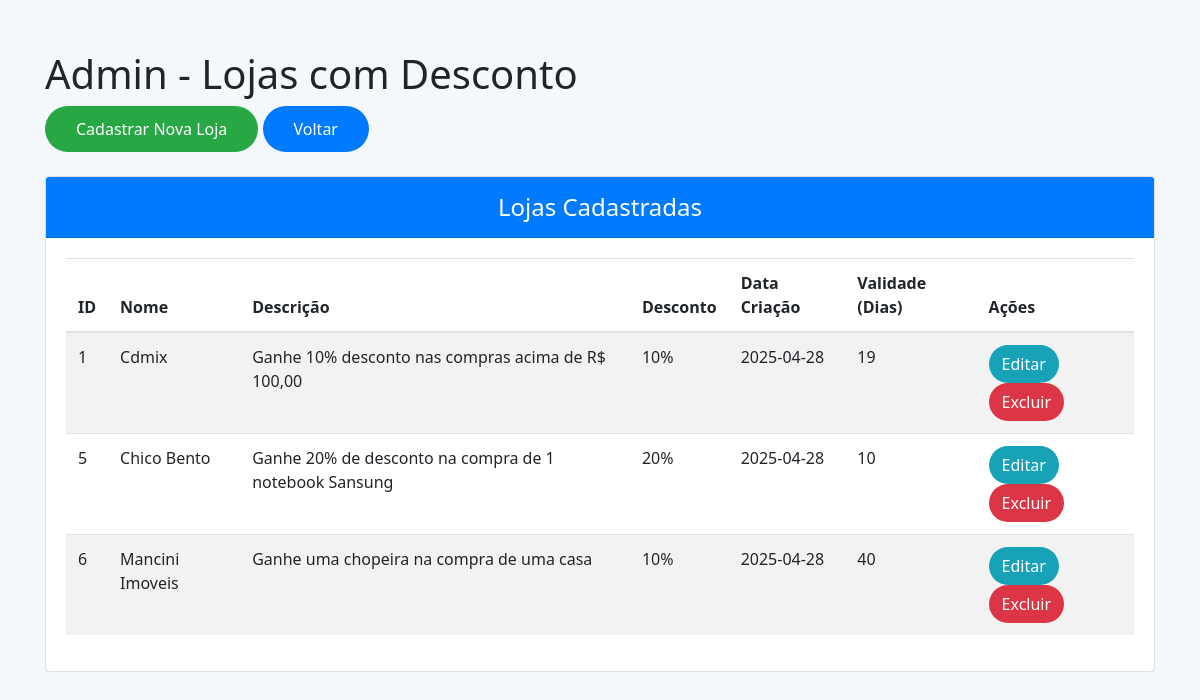
The page /admin on the database its author committed.
### tables this page shows
CREATE TABLE lojas (
            id INTEGER PRIMARY KEY AUTOINCREMENT,
            nome TEXT NOT NULL,
            descricao TEXT NOT NULL,
            latitude REAL NOT NULL,
            longitude REAL NOT NULL,
            desconto INTEGER NOT NULL,
            data_criacao TEXT NOT NULL,
            validade_dias INTEGER NOT NULL
        );

### app.py (the view)
@app.route('/admin')
def admin():
    conn = sqlite3.connect('lojas.db')
    cursor = conn.cursor()
    cursor.execute('SELECT id, nome, descricao, latitude, longitude, desconto, data_criacao, validade_dias FROM lojas')
    lojas = cursor.fetchall()
    conn.close()
    return render_template('admin.html', lojas=lojas)

### templates/admin.html (shortened to what this page needs)
<!DOCTYPE html>
<html lang="pt-br">
<head>
    <link rel="stylesheet" href="https://cdnjs.cloudflare.com/ajax/libs/bootstrap/4.5.2/css/bootstrap.min.css">
</head>
<body>
<div class="container">
    <h1>Admin - Lojas com Desconto</h1>
    <a href="/cadastrar" class="btn btn-custom">Cadastrar Nova Loja</a>
    <a href="/" class="btn btn-back">Voltar</a>
    <div class="card mt-4">
        <div class="card-header">
            Lojas Cadastradas
        </div>
        <div class="card-body">
            {% if lojas %}
            <table class="table table-striped">
                <thead>
                    <tr>
                        <th>ID</th>
                        <th>Nome</th>
                        <th>Descrição</th>
                        <th>Desconto</th>
                        <th>Data Criação</th>
                        <th>Validade (Dias)</th>
                        <th>Ações</th>
                    </tr>
                </thead>
                <tbody>
                    {% for loja in lojas %}
                    <tr>
                        <td>{{ loja[0] }}</td>
                        <td>{{ loja[1] }}</td>
                        <td>{{ loja[2] }}</td>
                        <td>{{ loja[5] }}%</td>
                        <td>{{ loja[6][:10] }}</td>
                        <td>{{ loja[7] }}</td>
                        <td>
                            <a href="/editar_loja/{{ loja[0] }}" class="btn btn-edit">Editar</a>
                            <form action="/excluir_loja/{{ loja[0] }}" method="post" style="display:inline;">
                                <button type="submit" class="btn btn-delete">Excluir</button>
                            </form>
                        </td>
                    </tr>
                    {% endfor %}
                </tbody>
            </table>
            {% else %}
            <p class="text-center">Nenhuma loja cadastrada.</p>
            {% endif %}
        </div>
    </div>
</div>
</body>
</html>

### templates/admin.html (style rules this page uses)
body { background-color: #f4f7fc; font-family: 'Segoe UI', Tahoma, Geneva, Verdana, sans-serif; }
.container { margin-top: 50px; }
.btn-back, .btn-custom { border-radius: 30px; padding: 10px 30px; font-size: 1rem; }
.btn-custom { background-color: #28a745; color: white; }
.btn-back { background-color: #007bff; color: white; }
.btn-edit { background-color: #17a2b8; color: white; border-radius: 30px; }
.btn-delete { background-color: #dc3545; color: white; border-radius: 30px; }
.card-header { background-color: #007bff; color: white; text-align: center; font-size: 1.5rem; border-radius: 15px 15px 0 0; }

### rows shown on the page
lojas: id "1", nome "Cdmix", descricao "Ganhe 10% desconto nas compras acima de R$ 100,00", desconto "10", data_criacao "2025-04-28", validade_dias "19"
lojas: id "5", nome "Chico Bento", descricao "Ganhe 20% de desconto na compra de 1 notebook Sansung", desconto "20", data_criacao "2025-04-28", validade_dias "10"
lojas: id "6", nome "Mancini Imoveis", descricao "Ganhe uma chopeira na compra de uma casa", desconto "10", data_criacao "2025-04-28", validade_dias "40"
